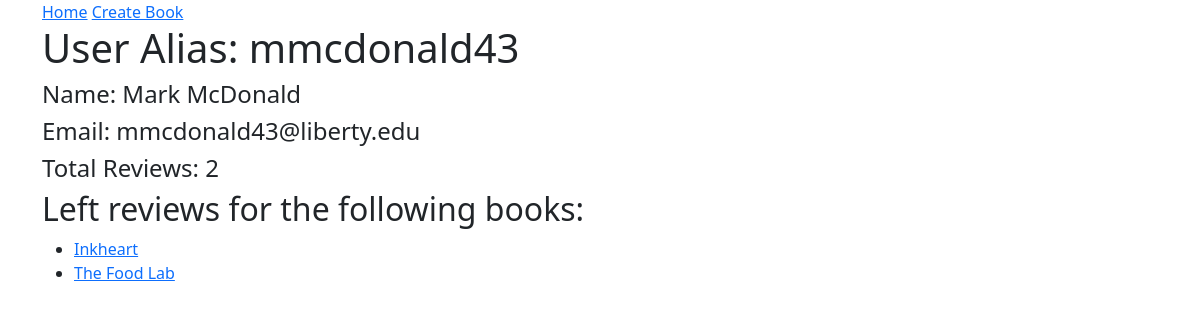
The page /user/3 (signed in) on the database its author committed.
### reads_app/models.py (models this page shows)
class User(models.Model):
    name = models.CharField(max_length=50)
    alias = models.CharField(max_length=50)
    email = models.CharField(max_length=50)
    password = models.CharField(max_length=50)
    created_at = models.DateTimeField(auto_now_add=True)
    updated_at = models.DateTimeField(auto_now=True)
    objects = UserManager()

class Review(models.Model):
    content = models.TextField()
    rating = models.IntegerField()
    user_review = models.ForeignKey(User, related_name="user_reviews", on_delete=models.CASCADE)
    book_reviewed = models.ForeignKey(Book, related_name="book_reviews", on_delete=models.CASCADE)
    created_at = models.DateTimeField(auto_now_add=True)
    updated_at = models.DateTimeField(auto_now=True)
    objects = ReviewManager()

class Book(models.Model):
    title = models.CharField(max_length=50)
    created_at = models.DateTimeField(auto_now_add=True)
    updated_at = models.DateTimeField(auto_now=True)
    objects = BookManager()

### reads_app/views.py (the view)
# urls.py: path('user/<int:user_id>', views.user_page),
def user_page(request, user_id):
    if 'logged_user' not in request.session:
        messages.error(request, "You must be logged in or registered to access this!")
        return redirect('/')
    user = User.objects.get(id=user_id)
    context = {
        'this_user': user,
    }
    return render(request, 'user_page.html', context)

### reads_app/templates/user_page.html (shortened to what this page needs)
<!DOCTYPE html>
<html lang="en">
<head>
    <link href="https://cdn.jsdelivr.net/npm/bootstrap@5.0.2/dist/css/bootstrap.min.css" rel="stylesheet">
</head>
<body>
    <div class="container">
        <a href="/user/dashboard">Home</a>
        <a href="/book/book_form">Create Book</a>
        <h1>User Alias: {{this_user.alias}}</h1>
        <h4>Name: {{this_user.name}}</h4>
        <h4>Email: {{this_user.email}}</h4>
        <h4>Total Reviews: {{this_user.user_reviews.all|length}}</h4>
        <h2>Left reviews for the following books:</h2>
        <ul>
            {% for review in this_user.user_reviews.all %}
            <li>
                <a href="/book/{{review.book_reviewed.id}}">{{review.book_reviewed.title}}</a>
            </li>
            {% endfor %}
        </ul>
    </div>
</body>
</html>

### rows shown on the page
User: alias "mmcdonald43", name "Mark McDonald", email "mmcdonald43@liberty.edu", user_reviews.all|length "2"
Review: book_reviewed "Inkheart"
Review: book_reviewed "The Food Lab"
